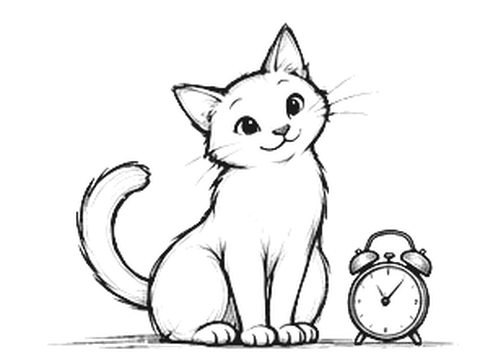
#> input picture assets/cats/bell/01.png, 480 x 360 px, found by its file name
$ python hop.py
#> lines starting #> are read from the running program, lines starting #| are printed output that depends on the picture
import os
from PIL import Image
src=Image.open('/mnt/user-data/outputs/pixi_cats/happysrc/01.png').convert('RGBA')
#> src is the input picture: PIL image 480x360 RGBA; mean R, G, B, A 73.7, 73.7, 73.7, 80.2
W,H=src.size
#> W = 480; H = 360
bb=src.getbbox(); bottom=bb[3]
#> after `bb = src.getbbox()`: bb = (44, 19, 460, 354)
#> after `bottom = bb[3]`: bottom = 354
def pose(sx,sy,up):
#> called with sx = 1, sy = 1, up = 0
    w,h=int(W*sx),int(H*sy)
#> w = 480; h = 360
    t=src.resize((w,h),Image.LANCZOS)
    out=Image.new('RGBA',(W,H),(0,0,0,0))
#> out: PIL image 480x360 RGBA; every value is 0
    # keep feet (bottom of bbox) anchored, then lift
    nb=int(bottom*sy)
#> nb = 354
    out.alpha_composite(t,(int((W-w)/2), int(bottom-nb-up)))
    return out
d='/mnt/user-data/outputs/pixi_cats/happy'; os.makedirs(d,exist_ok=True)
for f in os.listdir(d): os.remove(os.path.join(d,f))
frames=[pose(1,1,0), pose(1.05,0.93,0), pose(0.98,1.03,14), pose(0.99,1.02,30), pose(1.03,0.96,0)]
#> call 2 of pose, with sx = 1.05, sy = 0.93, up = 0
#> in pose (call 2), `w,h=int(W*sx),int(H*sy)`: w = 504; h = 334
#> in pose (call 2), `t=src.resize((w,h),Image.LANCZOS)`:
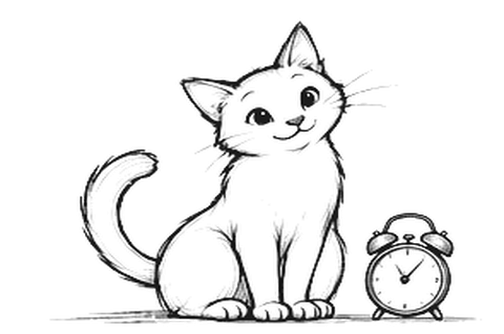
#> t: PIL image 504x334 RGBA; mean R, G, B, A 73.8, 73.8, 73.8, 80.2; transparent parts drawn white
#> in pose (call 2), `nb=int(bottom*sy)`: nb = 329
#> call 3 of pose, with sx = 0.98, sy = 1.03, up = 14
#> in pose (call 3), `w,h=int(W*sx),int(H*sy)`: w = 470; h = 370
#> in pose (call 3), `t=src.resize((w,h),Image.LANCZOS)`:
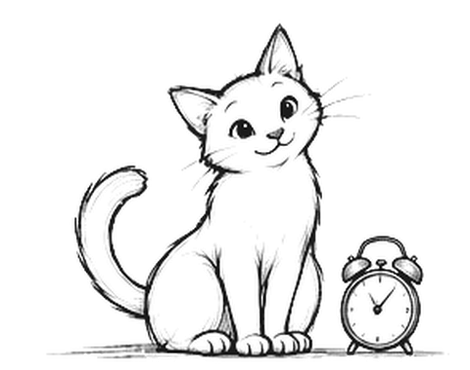
#> t: PIL image 470x370 RGBA; mean R, G, B, A 73.5, 73.5, 73.5, 80.2; transparent parts drawn white
#> in pose (call 3), `nb=int(bottom*sy)`: nb = 364
#> in pose (call 3), `out.alpha_composite(t,(int((W-w)/2), int(bottom-nb-up)))`:
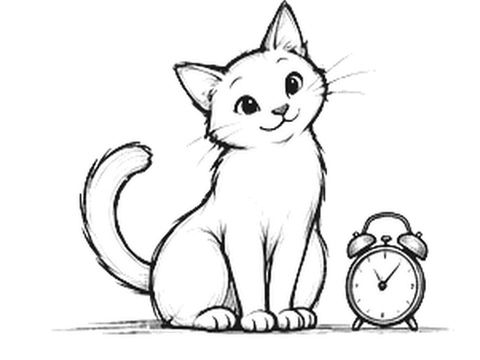
#> out: PIL image 480x360 RGBA; mean R, G, B, A 74, 74, 74, 80.7; transparent parts drawn white
#> call 4 of pose, with sx = 0.99, sy = 1.02, up = 30
#> in pose (call 4), `w,h=int(W*sx),int(H*sy)`: w = 475; h = 367
#> in pose (call 4), `t=src.resize((w,h),Image.LANCZOS)`:
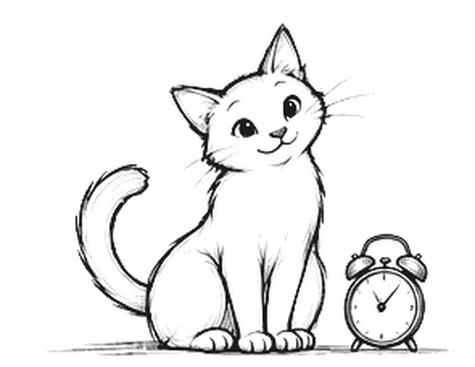
#> t: PIL image 475x367 RGBA; mean R, G, B, A 73.6, 73.6, 73.6, 80.2; transparent parts drawn white
#> in pose (call 4), `nb=int(bottom*sy)`: nb = 361
#> in pose (call 4), `out.alpha_composite(t,(int((W-w)/2), int(bottom-nb-up)))`:
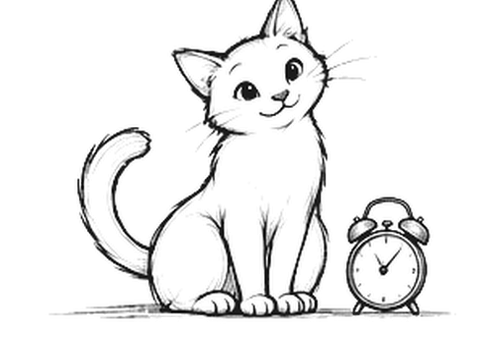
#> out: PIL image 480x360 RGBA; mean R, G, B, A 74.1, 74.1, 74.1, 80.7; transparent parts drawn white
#> in pose (call 5), `w,h=int(W*sx),int(H*sy)`: w = 494; h = 345
#> in pose (call 5), `t=src.resize((w,h),Image.LANCZOS)`:
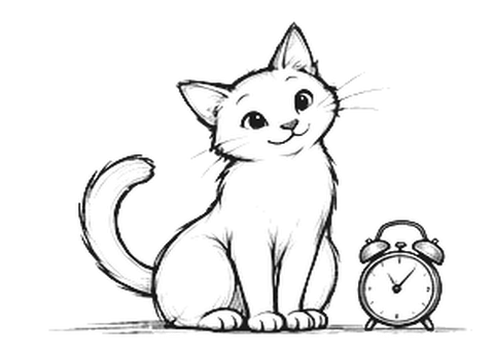
#> t: PIL image 494x345 RGBA; mean R, G, B, A 73.5, 73.5, 73.5, 80.2; transparent parts drawn white
#> in pose (call 5), `nb=int(bottom*sy)`: nb = 339
#> in pose (call 5), `out.alpha_composite(t,(int((W-w)/2), int(bottom-nb-up)))`:
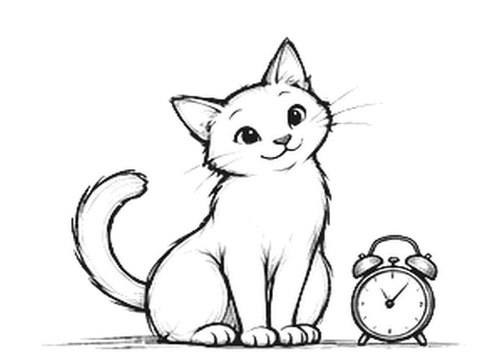
#> out: PIL image 480x360 RGBA; mean R, G, B, A 72.5, 72.5, 72.5, 79.1; transparent parts drawn white
for i,f in enumerate(frames): f.save(f'{d}/{i+1:02d}.png',optimize=True)
#> this loop made 5 passes
print('happy frames',len(frames))
#| happy frames 5
